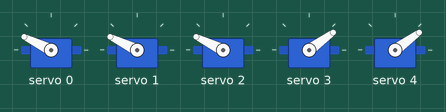
Simulated run of this sketch. Board: Arduino Uno, built with avr-gcc and run on an emulated ATmega328P. On the bench: 5 × servo.

Above: at 0.55 s.
At 1.75 s:
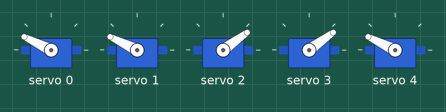
At 3.0 s:
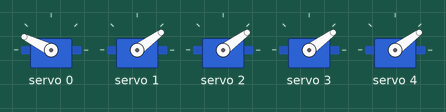
At 5.5 s:
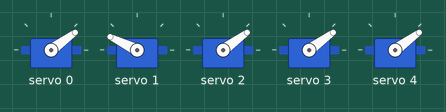
At 8.0 s:
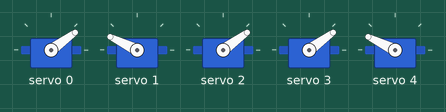
At 10.5 s:
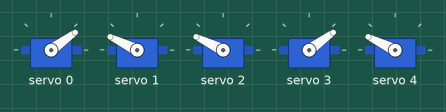
Timing chart, 0 to 13.5 s (numbered marks = the images above):
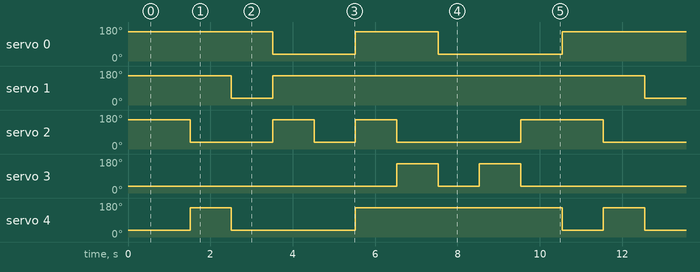

Measured:
- by itself, servo 0: repeats every 10.0 s: 154° 2.0 s, 36° 3.0 s, 154° 3.0 s, 36° 2.0 s
- by itself, servo 1: alternates 154° for 9.0 s and 36° for 1.0 s
- by itself, servo 2: repeats every 10.0 s: 154° 1.0 s, 36° 1.0 s, 154° 1.0 s, 36° 3.0 s, 154° 2.0 s, 36° 2.0 s
- by itself, servo 3: repeats every 10.0 s: 36° 1.0 s, 154° 1.0 s, 36° 7.0 s, 154° 1.0 s
- by itself, servo 4: repeats every 10.0 s: 36° 3.0 s, 154° 5.0 s, 36° 1.0 s, 154° 1.0 s

The sketch:

hand_signs_algorithm.ino
```cpp
//Written by Dozie Ubosi, 05/07/2022

#include <Wire.h>
#include <Adafruit_PWMServoDriver.h>

Adafruit_PWMServoDriver myServo = Adafruit_PWMServoDriver();

#define SERVOMIN 150
#define SERVOMAX 600

uint8_t servonum = 0;
uint8_t i = 0;
uint8_t numberOfServos = 5;

void setup() {
  Serial.begin(9600);
  myServo.begin();
  myServo.setPWMFreq(40);
  delay(500);
}

void loop() {


  //peace sign
  myServo.setPWM(0, 0, 350);

  myServo.setPWM(1, 0, 350);

  myServo.setPWM(2, 0, 350);

  myServo.setPWM(3, 0, 150);

  myServo.setPWM(4, 0, 150);
  delay(1000);

  //love you sign
  myServo.setPWM(0, 0, 350);

  myServo.setPWM(1, 0, 350);

  myServo.setPWM(2, 0, 150);

  myServo.setPWM(3, 0, 150);

  myServo.setPWM(4, 0, 350);
  delay(1000);
  //fist
  myServo.setPWM(0, 0, 350);

  myServo.setPWM(1, 0, 150);

  myServo.setPWM(2, 0, 150);

  myServo.setPWM(3, 0, 150);

  myServo.setPWM(4, 0, 150);
  delay(1000);
  //peace sign with thumb
  myServo.setPWM(0, 0, 150);

  myServo.setPWM(1, 0, 350);

  myServo.setPWM(2, 0, 350);

  myServo.setPWM(3, 0, 150);

  myServo.setPWM(4, 0, 150);
  delay(1000);

  //L sign
  myServo.setPWM(0, 0, 150);

  myServo.setPWM(1, 0, 350);

  myServo.setPWM(2, 0, 150);

  myServo.setPWM(3, 0, 150);

  myServo.setPWM(4, 0, 150);
  delay(1000);
  //seven
  myServo.setPWM(0, 0, 350);

  myServo.setPWM(1, 0, 350);

  myServo.setPWM(2, 0, 350);

  myServo.setPWM(3, 0, 150);

  myServo.setPWM(4, 0, 350);
  delay(1000);
  //eight
  myServo.setPWM(0, 0, 350);

  myServo.setPWM(1, 0, 350);

  myServo.setPWM(2, 0, 150);

  myServo.setPWM(3, 0, 350);

  myServo.setPWM(4, 0, 350);
  delay(1000);

  //love you with thumb
   myServo.setPWM(0, 0, 150);

  myServo.setPWM(1, 0, 350);

  myServo.setPWM(2, 0, 150);

  myServo.setPWM(3, 0, 150);

  myServo.setPWM(4, 0, 350);
  delay(1000);
// eight with thumb
  myServo.setPWM(0, 0, 150);

  myServo.setPWM(1, 0, 350);

  myServo.setPWM(2, 0, 150);

  myServo.setPWM(3, 0, 350);

  myServo.setPWM(4, 0, 350);
  delay(1000);
//seven with thumb
  myServo.setPWM(0, 0, 150);

  myServo.setPWM(1, 0, 350);

  myServo.setPWM(2, 0, 350);

  myServo.setPWM(3, 0, 150);

  myServo.setPWM(4, 0, 350);
  delay(1000);


}
```
